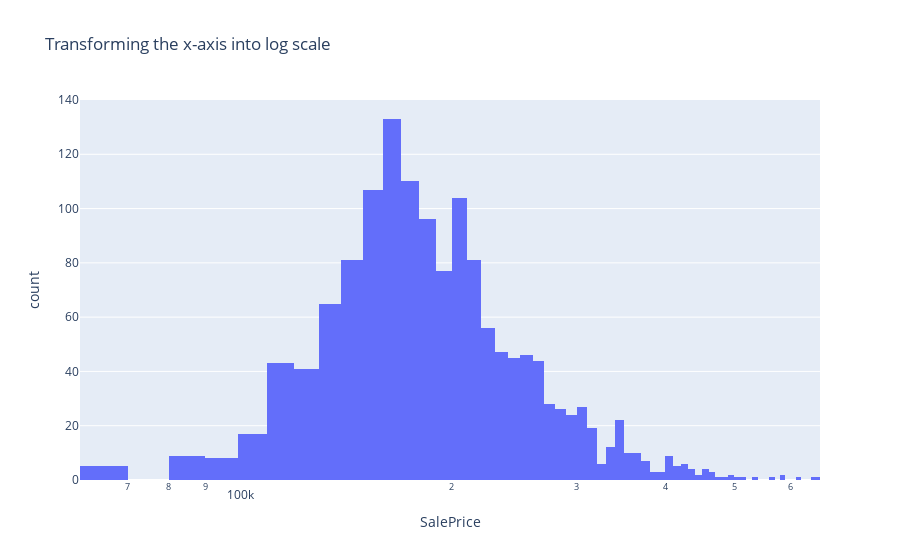

The notebook cell this image was saved under:
### Markdown cell above
Now what if we want to see the distribution on the log scale? 

Simple. Just add one more parameter and we are all set.

### Code cell
fig = px.histogram(houses,x = 'SalePrice', title = 'Transforming the x-axis into log scale', 
                   log_x=True # the x-axis values are transformed into log scale, this can be seen in the range of values in the x-axis
                  )
fig.show()

### Figure 1 — Plotly figure (JSON) as saved in the notebook; plotly's stock layout.template omitted (floating-point values rounded to 4 significant figures; data arrays with more than 128 entries replaced by an {"elided": "..."} marker saying what was removed)
{"data": [{"alignmentgroup": "True", "bingroup": "x", "hovertemplate": "SalePrice=%{x}<br>count=%{y}<extra></extra>", "legendgroup": "", "marker": {"color": "#636efa", "pattern": {"shape": ""}}, "name": "", "offsetgroup": "", "orientation": "v", "showlegend": false, "type": "histogram", "x": {"elided": "1460 int values"}, "xaxis": "x", "yaxis": "y"}], "layout": {"barmode": "relative", "legend": {"tracegroupgap": 0}, "title": {"text": "Transforming the x-axis into log scale"}, "xaxis": {"anchor": "y", "domain": [0, 1], "title": {"text": "SalePrice"}, "type": "log"}, "yaxis": {"anchor": "x", "domain": [0, 1], "title": {"text": "count"}}}}
